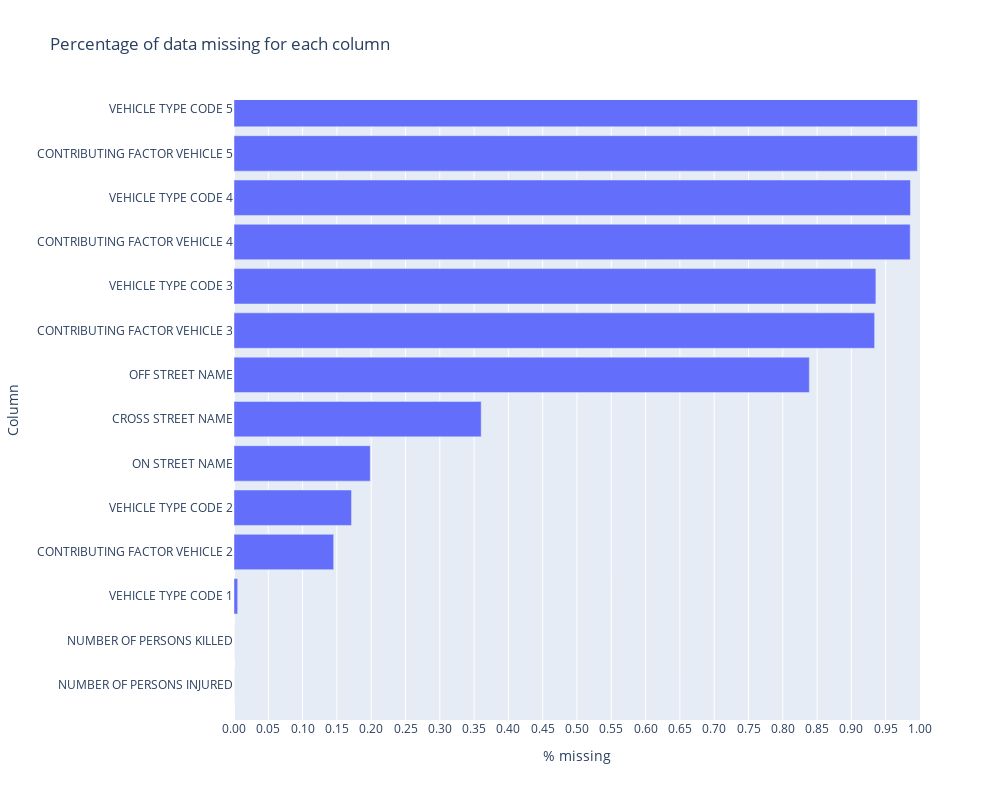

The code cell stored with this chart in its notebook:
### Code cell
missing_pct_df = pd.DataFrame((df.isnull().sum(axis=0)/len(df)).sort_values(ascending=True)).reset_index(); missing_pct_df.columns = ['Column', 'Percentage missing']
missing_pct_df = missing_pct_df.loc[missing_pct_df['Percentage missing'] > 0]
import plotly.express as px
fig = px.bar(missing_pct_df, x="Percentage missing", y="Column", orientation='h', width = 1000, height=800, title='Percentage of data missing for each column')
fig.update_layout(
    xaxis_title="% missing",
    xaxis = dict(
        tickmode = 'array',
        tickvals = np.arange(0,1.05,0.05),
        ticktext = ['{0:.2f}'.format(x) for x in np.arange(0, 1.05, 0.05)]
    )
)
fig.update_xaxes(range=[0, 1], row=1, col=1)

fig.show()
fig.write_html("./plotly_html/pct_missing_after.html")

### Figure 1 — Plotly figure (JSON) as saved in the notebook; plotly's stock layout.template omitted (floating-point values rounded to 4 significant figures)
{"data": [{"alignmentgroup": "True", "hovertemplate": "Percentage missing=%{x}<br>Column=%{y}<extra></extra>", "legendgroup": "", "marker": {"color": "#636efa"}, "name": "", "offsetgroup": "", "orientation": "h", "showlegend": false, "textposition": "auto", "type": "bar", "x": [6.896e-06, 1.172e-05, 0.00537, 0.1453, 0.1713, 0.1986, 0.3604, 0.8387, 0.9339, 0.9357, 0.9857, 0.9861, 0.9962, 0.9963], "xaxis": "x", "y": ["NUMBER OF PERSONS INJURED", "NUMBER OF PERSONS KILLED", "VEHICLE TYPE CODE 1", "CONTRIBUTING FACTOR VEHICLE 2", "VEHICLE TYPE CODE 2", "ON STREET NAME", "CROSS STREET NAME", "OFF STREET NAME", "CONTRIBUTING FACTOR VEHICLE 3", "VEHICLE TYPE CODE 3", "CONTRIBUTING FACTOR VEHICLE 4", "VEHICLE TYPE CODE 4", "CONTRIBUTING FACTOR VEHICLE 5", "VEHICLE TYPE CODE 5"], "yaxis": "y"}], "layout": {"barmode": "relative", "height": 800, "legend": {"tracegroupgap": 0}, "title": {"text": "Percentage of data missing for each column"}, "width": 1000, "xaxis": {"anchor": "y", "domain": [0, 1], "range": [0, 1], "tickmode": "array", "ticktext": ["0.00", "0.05", "0.10", "0.15", "0.20", "0.25", "0.30", "0.35", "0.40", "0.45", "0.50", "0.55", "0.60", "0.65", "0.70", "0.75", "0.80", "0.85", "0.90", "0.95", "1.00"], "tickvals": [0, 0.05, 0.1, 0.15, 0.2, 0.25, 0.3, 0.35, 0.4, 0.45, 0.5, 0.55, 0.6, 0.65, 0.7, 0.75, 0.8, 0.85, 0.9, 0.95, 1], "title": {"text": "% missing"}, "type": "linear"}, "yaxis": {"anchor": "x", "autorange": false, "domain": [0, 1], "range": [-0.7935, 13.21], "title": {"text": "Column"}, "type": "category"}}}
